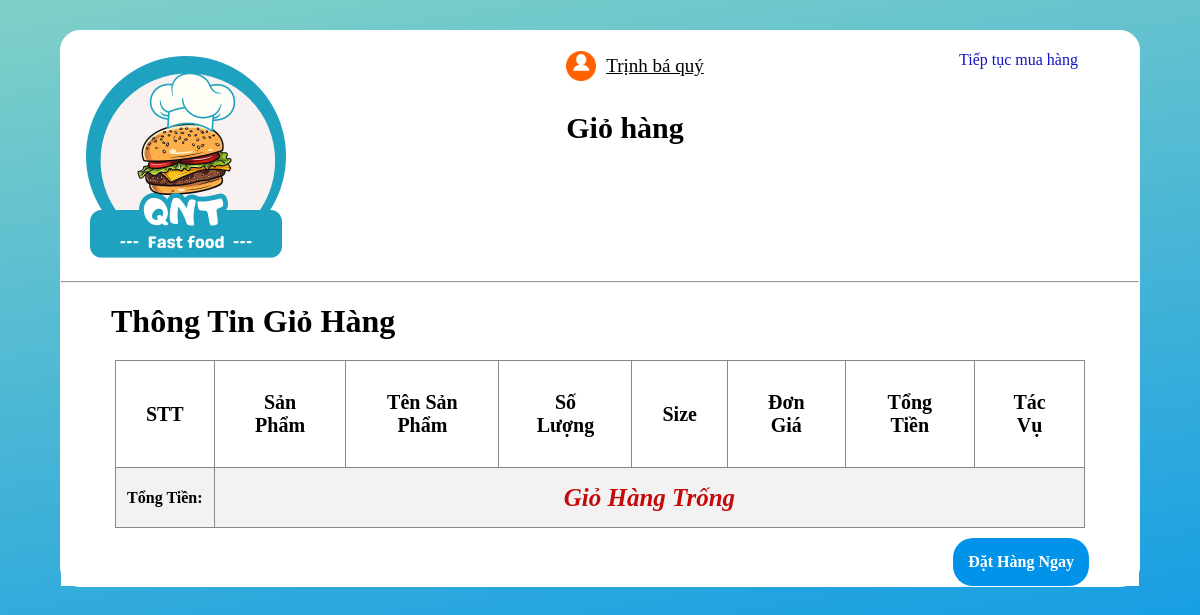
Screenshot of /?module=cart&action=shopcart (signed in) with the database file from the repository.
### tables this page shows
CREATE TABLE `user` (
  `id` int NOT NULL,
  `username` varchar(200) DEFAULT NULL,
  `password` varchar(100) NOT NULL,
  `email` varchar(50) NOT NULL,
  `phone` varchar(50) DEFAULT NULL COMMENT 'Số Điện Thoại',
  `fullname` varchar(50) NOT NULL COMMENT 'Họ và Tên',
  `is_admin` varchar(1) NOT NULL DEFAULT '0',
  `id_role` int NOT NULL DEFAULT '2' COMMENT 'Mã Vai Trò',
  `image` varchar(200) DEFAULT NULL COMMENT 'avata',
  `adress` varchar(200) DEFAULT NULL COMMENT 'Địa Chỉ',
  `disabled` bit(1) NOT NULL DEFAULT b'1' COMMENT 'Cấm truy cập',
  `forgotToken` varchar(50) DEFAULT NULL
);

CREATE TABLE `information` (
  `id` int NOT NULL,
  `logo` varchar(200) NOT NULL COMMENT 'url logo',
  `address` varchar(200) NOT NULL COMMENT 'địa chỉ 1',
  `phone` varchar(50) NOT NULL COMMENT 'số điện thoại',
  `email` varchar(200) NOT NULL COMMENT 'email'
);

### modules/cart/shopcart.php (the view, shortened to what this page needs)
<link rel="stylesheet" href="<?php echo _WEB_HOST_CORE_TEMPLATE.'/assets/css/style_shopcart.css?ver='. rand();?>" />
<div class="container">
<header>
                <?php
                if (isset($_SESSION['user'])) {
                    $idCustomer = $_SESSION['user']['id'];
                    $conn = connectDB();
                    $result = $conn->query("SELECT * FROM user LEFT JOIN information ON information.id = 1 WHERE user.id = " . $idCustomer);
                    $row = $result->fetch_assoc();
                    echo '
              <img src="' . _WEB_HOST_TEMPLATE . '/images/' . $row['logo'] . '" alt="" />
              <div class="admin__cart">
                <span class="user_name"><img class="img_user" src="' . _WEB_HOST_TEMPLATE . '/images/avata/' . $row['image'] . '">' . $row['fullname'] . '</span>
                <span class="title_cart">Giỏ hàng</span>
              </div>
              <a href="?module=home&action=views"><i class="fas fa-angle-double-right"></i> Tiếp tục mua hàng</a>
            ';
                }
                ?>
            </header>
    <main>
        <div class="main-top">
            <hr />
        </div>
        <div class="content">
            <h1><i class="fas fa-shopping-cart"></i>Thông Tin Giỏ Hàng</h1>
            <div class="showCart">
                <form action="" method="post">
                    <table>
                        <tr>
                            <th class="mobl1">STT</th>
                            <th>Sản Phẩm</th>
                            <th>Tên Sản Phẩm</th>
                            <th>Số Lượng</th>
                            <th>Size</th>
                            <th>Đơn Giá</th>
                            <th class="mobl2">Tổng Tiền</th>
                            <th>Tác Vụ</th>
                        </tr>
                        <?php
                if(isset($_SESSION['user'])) {
                  $totalPrice = 0;
                }
              ?>
                        <tr class="totalCash">
                            <td>Tổng Tiền:</td>
                            <?php
                  if(isset($_SESSION['user'])) {
                    if ($totalPrice > 0) {
                      echo '<td colspan="7" class="showTotalCash">'.number_format($totalPrice).' đ</td>';
                    } else {
                      echo '<td colspan="7" class="showTotalCash">Giỏ Hàng Trống</td>';
                    }
                  } else {
                    echo '
                      <td colspan="7" class="showTotalCash">Giỏ Hàng Trống</td>
                    ';
                  }
                ?>
                        </tr>
                    </table>
                    <div class="form-submit">
                        <a href="?module=cart&action=order" id="linkInsertOrder">Đặt Hàng Ngay</a>
                    </div>
                </form>
            </div>
        </div>
    </main>
</div>

### templates/core/assets/css/style_shopcart.css (style rules this page uses)
* { padding: 0; margin: 0; box-sizing: border-box; }
.container { width: 90%; margin: 30px auto; border-radius: 20px; background-color: rgba(160, 160, 160, 0.315); font-family: "Itim", cursive; border: 1px solid #fff; background-color: #fff; }
header { display: flex; align-items: flex-start; justify-content: space-between; background-color: #fff; border-radius: 20px 20px 0 0; }
header img { width: 250px; }
header a { color: rgb(20, 20, 199); text-decoration: none; font-weight: border; margin-top: 20px; margin-right: 20px; width: 160px; }
span.user_name { color: var(--bg-color); margin-top: 20px; margin-bottom: 30px; font-size: 19px; text-decoration: underline; display: flex; align-items: center; justify-content: center; }
.img_user { width: 30px; height: 30px; margin: 0; margin-right: 10px; }
.title_cart { font-size: 30px; color: var(--bg-color); font-weight: 600; margin: 55px 0; }
.content h1 { margin: 20px 40px; color: var(--bg-color); }
.content h1 i { padding-right: 10px; }
main { background-color: #fff; }
tr, th, td { border: 1px solid rgb(139, 134, 134); }
table { border-collapse: collapse; width: 90%; margin: 10px auto; background-color: rgba(255, 255, 255, 0.329); }
table tr:nth-child(even) { background-color: #f2f2f2; }
.totalCash td { font-weight: 900; }
.showTotalCash { color: rgb(196, 10, 10); font-size: 25px; padding: 30px 0; height: 60px; font-style: oblique; }
.showCart th { padding: 30px; font-size: 20px; }
.showCart td { text-align: center; padding: 10px 0; }
.form-submit { display: flex; justify-content: flex-end; margin-right: 50px; }
#linkInsertOrder { background-color: #0093E9; border-radius: 20px; color: white; font-weight: 900; padding: 15px; text-decoration: none; }

### rows the page displays
user: information.logo (picture), image (picture), fullname "Trịnh bá quý"
